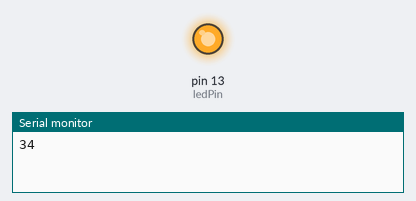
This sketch was run on a simulated Arduino Uno, built with avr-gcc and run on an emulated ATmega328P. On the bench: output pins drawn as LEDs (lit = HIGH), the last lines printed to the serial monitor. Random numbers use the default seed unless the sketch sets one.

Above: at 0.1 s.
At 34.1 s:
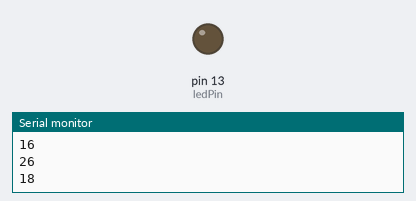
Timing chart, 0 to 40.0 s (numbered marks = the images above):
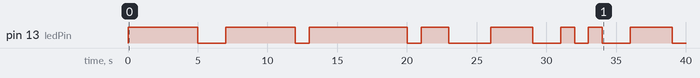

Measured:
- by itself, pin 13 (ledPin): LOW → HIGH at 0.00 s, → LOW 5.0 s later, → HIGH 2.0 s later, → LOW 5.0 s later, … (16 changes in this stretch)

The sketch:

random_number.ino
```cpp
long randNumber;
const int ledPin = 13;


void setup() {
  // put your setup code here, to run once:
  Serial.begin(9600);

  randomSeed(analogRead(0));
  pinMode(ledPin, OUTPUT);
}

void loop() {
  randNumber = random(10, 50);
  Serial.println(randNumber);
  if (randNumber>25) {
    digitalWrite(ledPin, HIGH);
  }
  delay(1000);
  digitalWrite(ledPin, LOW);
}
```
